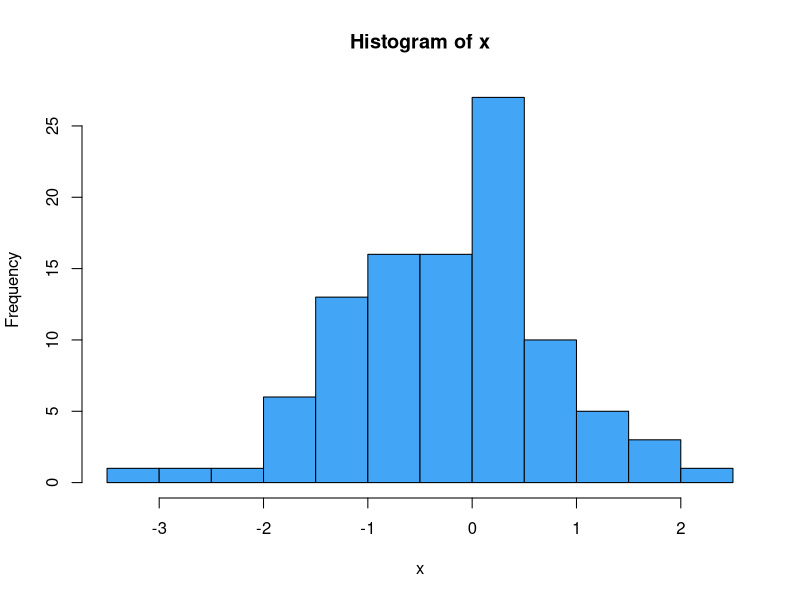
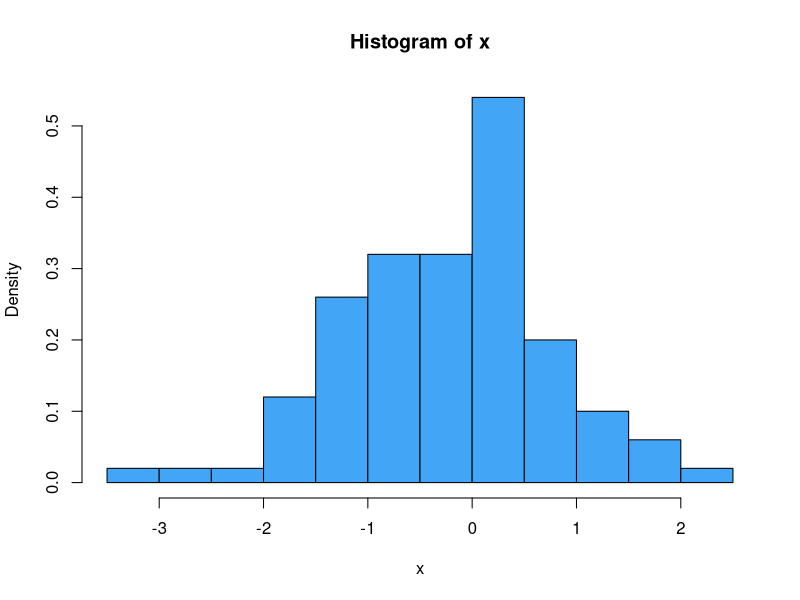

These charts were generated, in order, by the following R code: (Note: this script raises an error after producing the figures.)
## ---- chunk 1
x <- rnorm(100, 0, 1)
hist(x, freq=TRUE, col = "#42A5F5")
## ---- chunk 2
hist(x, freq=FALSE, col = "#42A5F5")
## ---- chunk 3
#| label: ogrande
#| echo: false
#| out-width: ~
#| fig-cap: |
#|   Ejemplo gráfico de la notación Big-O.
#| fig-align: center
#| fig-cap-location: margin
knitr::include_graphics("https://www.baeldung.com/wp-content/uploads/sites/4/2021/06/ogn-292x300-1.png", dpi = 270)
## ---- chunk 4
#| label: ogrande2
#| echo: false
#| out-width: ~
#| fig-cap: |
#|   Ejemplo gráfico de la notación Big-O.
#| fig-align: center
#| fig-cap-location: margin
#| out.width: "30%"
knitr::include_graphics("C:/Users/dofca/Desktop/MiGitHub/images/ogrande2.png", dpi = 270)
